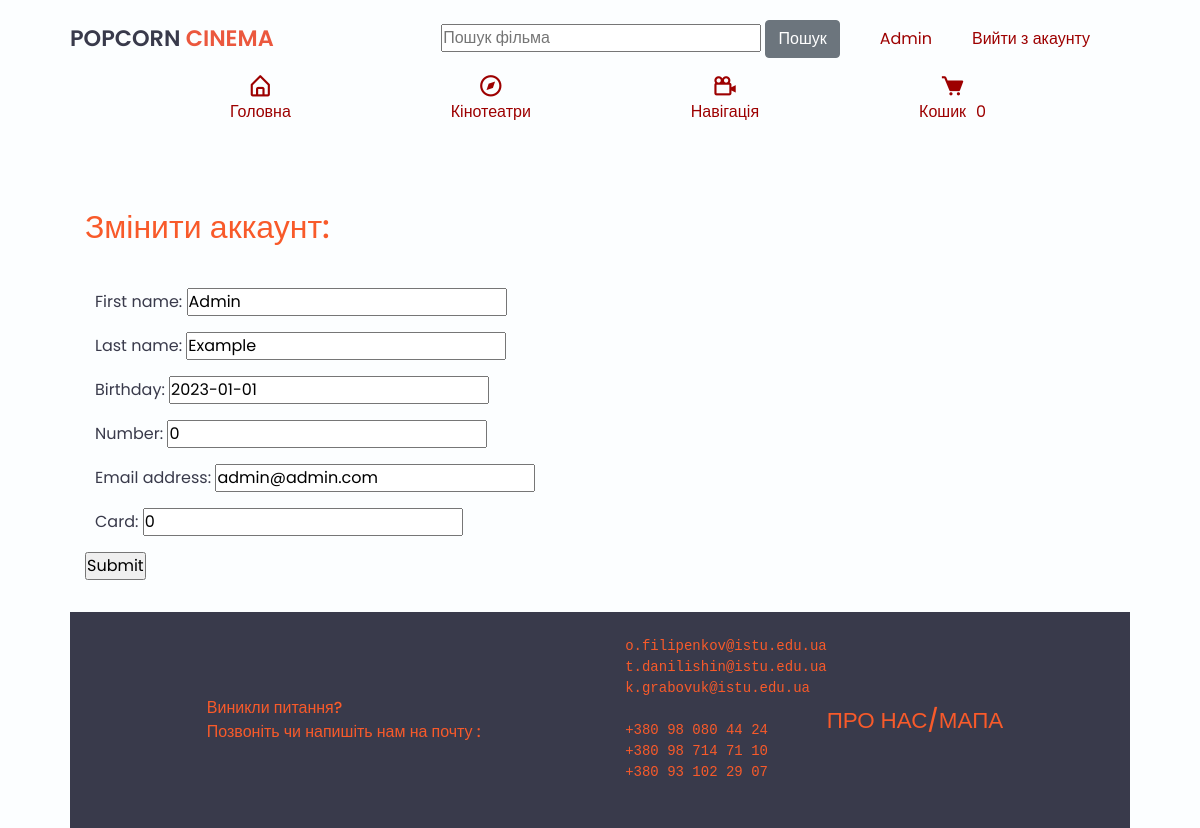
/user/1/update/ (signed in), run on an earlier commit of the app's database.
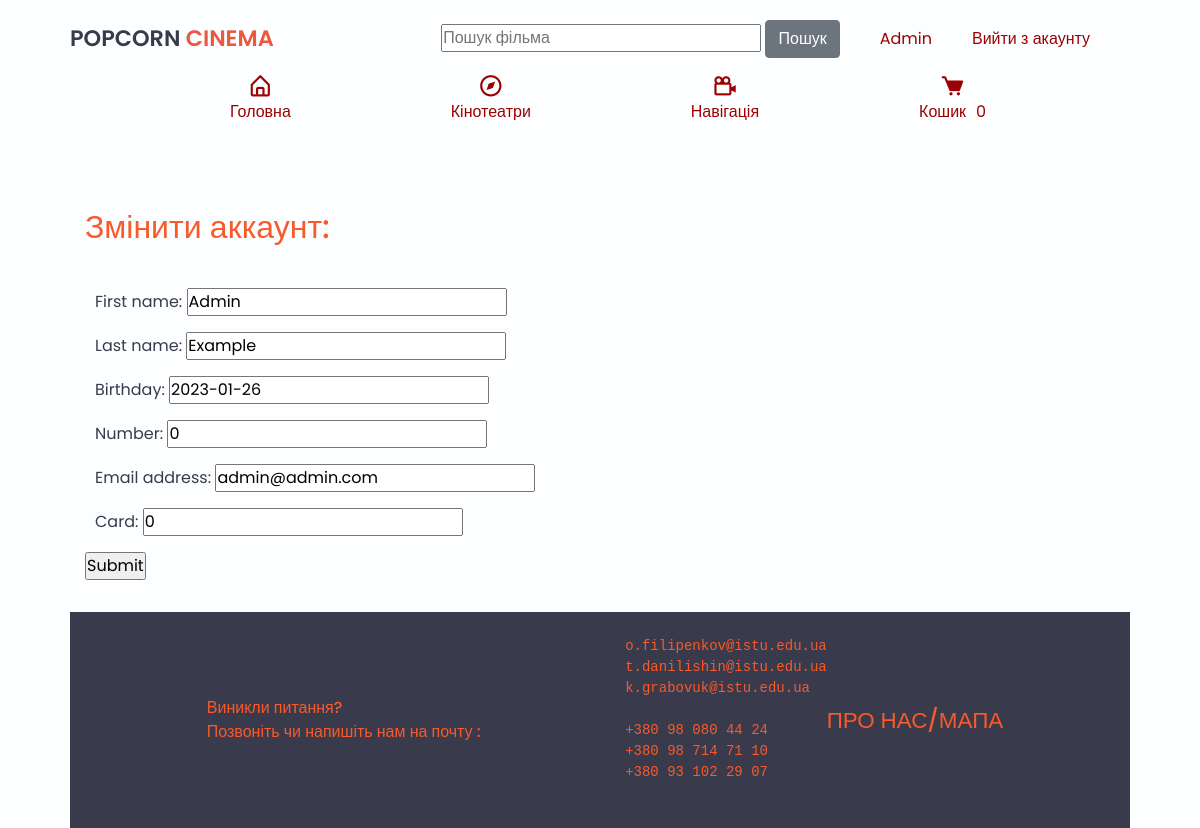
And on a later commit of the database.
### user/models.py (models this page shows)
class User(AbstractUser):
    username = None
    email = models.EmailField(_("email address"), unique=True)
    first_name = models.CharField(max_length=30, blank=False)
    birthday = models.DateField(default=date.today().replace(month=1, day=1))
    number = models.IntegerField(default=0)
    promotional_money = models.DecimalField(default=0, max_digits=6, decimal_places=2)
    card = models.IntegerField(default=0)
    USERNAME_FIELD = "email"
    REQUIRED_FIELDS = []
    objects = UserManager()

### user/views.py (the view)
# urls.py: path("<int:pk>/update/", UserUpdateView.as_view(), name="update"),
class UserUpdateView(LoginRequiredMixin, generic.UpdateView):
    model = User
    fields = ['first_name', 'last_name', "birthday", "number", 'email','card']
    success_url = ".."
    template_name = "user/update.html"

### cinema/forms.py
class MoviesSearchForm(forms.Form):
    title = forms.CharField(
        max_length=255,
        required=False,
        label="",
        widget=forms.TextInput(
            attrs={
                "placeholder": "Пошук фільма",
            },
        )
    )
    genre = forms.ModelChoiceField(
        queryset=Genre.objects.all(),
        required=False,
        label='Жанр',
        empty_label='Оберіть жанр',
    )
    is_active = forms.BooleanField(
        required=False,
        initial=True,
        label='В театрі:',
    )

### cart/cart.py (called while the page is built)
    def __len__(self) -> int:
        return len(self.cart)

### cart/context_processors.py (called while the page is built)
def cart(request):
    return {'cart': Cart(request)}

### cinema/context_processors.py (called while the page is built)
def movies_search_form(request):
    return {'search_form': MoviesSearchForm()}

### templates/user/update.html (shortened to what this page needs)
{% extends "base.html" %}
{% block content %}
    <h2 class="contact-us">Змінити аккаунт:</h2>
    <br>
    <form action="" method="post" novalidate>
        {{ form.as_p }}
        <input type="submit" value="Submit">
    </form>
{% endblock %}

### templates/includes/sidebar.html
{% load static %}
<header>
  <div class="nav container">
    <a href="{% url "index" %}" class="logo">
      PopCorn <span>Cinema</span>
    </a>
    <form action="{% url "cinema:movies-list" %}" method="get">
      <div class=" log_margin">
        <form action="{% url "cinema:movies-list" %}" method="get" class="form-inline">
          {{ search_form.title }}
          <input type="submit" value="Пошук" class="btn-secondary btn">
        </form>
      </div>
    </form>
    {% if user.is_authenticated %}
      <a href="{% url 'user:user-account-detail' pk=user.id %}"
         class="log_margin nav-text">{{ user.first_name }}</a>
      <a href="{% url 'logout' %}" class="log_margin nav-text">Вийти з акаунту</a>
    {% else %}
      <a href="{% url "login" %}" class="log_margin nav-text"> Увійти в аккаунт</a>
      <a href="{% url "user:register" %}" class="log_margin nav-text">Зареєструватися</a>
    {% endif %}
    <div class="navbar">
      <a href="{% url "index" %}" class="nav-link">
        <i class='bx bx-home-alt'></i>
        <span class="nav-link-title">Головна</span>
      </a>
      <a href="#" class="nav-link">
        <i class='bx bx-compass'></i>
        <span class="nav-link-title">Кінотеатри</span>
      </a>
      <a href="{% url "cinema:movies-list" %}" class="nav-link">
        <i class='bx bx-camera-movie'></i>
        <span class="nav-link-title">Навігація</span>
      </a>
      <a href="#" class="nav-link" data-toggle="modal" data-target="#exampleModal">
        <i class='bx bxs-cart'></i>
        <div style="display: flex; align-items: center">
          <span class="nav-link-title" style="margin-right: 10px">Кошик</span>
          <span class="nav-link-title " id="cart-quantity">{{ cart|length }}</span>
        </div>
      </a>
    </div>
  </div>
</header>

What changed in the data, as far as the page shows it:
changed User "Admin": birthday "2023-01-01" → "2023-01-26"
